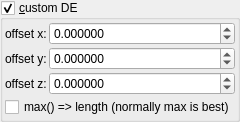
    <widget class="MyGroupBox" name="groupCheck_transf_function_enabledP_false">
     <property name="toolTip">
      <string/>
     </property>
     <property name="title">
      <string>&amp;custom DE</string>
     </property>
     <property name="checkable">
      <bool>true</bool>
     </property>
     <layout class="QVBoxLayout" name="verticalLayout_56">
      <property name="spacing">
       <number>2</number>
      </property>
      <property name="leftMargin">
       <number>2</number>
      </property>
      <property name="topMargin">
       <number>2</number>
      </property>
      <property name="rightMargin">
       <number>2</number>
      </property>
      <property name="bottomMargin">
       <number>2</number>
      </property>
      <item>
       <layout class="QGridLayout" name="gridLayout_23" columnstretch="0,1">
        <property name="spacing">
         <number>2</number>
        </property>
        <item row="1" column="1">
         <widget class="MyDoubleSpinBox" name="spinbox_transf_offset_01">
          <property name="sizePolicy">
           <sizepolicy hsizetype="Minimum" vsizetype="Maximum">
            <horstretch>0</horstretch>
            <verstretch>0</verstretch>
           </sizepolicy>
          </property>
          <property name="prefix">
           <string/>
          </property>
          <property name="suffix">
           <string/>
          </property>
          <property name="decimals">
           <number>6</number>
          </property>
          <property name="minimum">
           <double>-99.998999999999995</double>
          </property>
          <property name="maximum">
           <double>99.998999999999995</double>
          </property>
          <property name="singleStep">
           <double>0.100000000000000</double>
          </property>
          <property name="value">
           <double>0.000000000000000</double>
          </property>
         </widget>
        </item>
        <item row="0" column="1">
         <widget class="MyDoubleSpinBox" name="spinbox_transf_offsetA_1">
          <property name="sizePolicy">
           <sizepolicy hsizetype="Minimum" vsizetype="Maximum">
            <horstretch>0</horstretch>
            <verstretch>0</verstretch>
           </sizepolicy>
          </property>
          <property name="prefix">
           <string/>
          </property>
          <property name="suffix">
           <string/>
          </property>
          <property name="decimals">
           <number>6</number>
          </property>
          <property name="minimum">
           <double>-99.998999999999995</double>
          </property>
          <property name="maximum">
           <double>99.998999999999995</double>
          </property>
          <property name="singleStep">
           <double>0.100000000000000</double>
          </property>
          <property name="value">
           <double>0.000000000000000</double>
          </property>
         </widget>
        </item>
        <item row="0" column="0">
         <widget class="QLabel" name="label_188">
          <property name="text">
           <string>offset x:</string>
          </property>
         </widget>
        </item>
        <item row="2" column="1">
         <widget class="MyDoubleSpinBox" name="spinbox_transf_offset_p1">
          <property name="sizePolicy">
           <sizepolicy hsizetype="Minimum" vsizetype="Maximum">
            <horstretch>0</horstretch>
            <verstretch>0</verstretch>
           </sizepolicy>
          </property>
          <property name="prefix">
           <string/>
          </property>
          <property name="suffix">
           <string/>
          </property>
          <property name="decimals">
           <number>6</number>
          </property>
          <property name="minimum">
           <double>-99.998999999999995</double>
          </property>
          <property name="maximum">
           <double>99.998999999999995</double>
          </property>
          <property name="singleStep">
           <double>0.100000000000000</double>
          </property>
          <property name="value">
           <double>0.000000000000000</double>
          </property>
         </widget>
        </item>
        <item row="2" column="0">
         <widget class="QLabel" name="label_189">
          <property name="text">
           <string>offset z:</string>
          </property>
         </widget>
        </item>
        <item row="1" column="0">
         <widget class="QLabel" name="label_190">
          <property name="text">
           <string>offset y:</string>
          </property>
         </widget>
        </item>
       </layout>
      </item>
      <item>
       <widget class="MyCheckBox" name="checkBox_transf_function_enabledT_false">
        <property name="text">
         <string>max() =&gt; length (normally max is best)</string>
        </property>
       </widget>
      </item>
     </layout>
    </widget>
